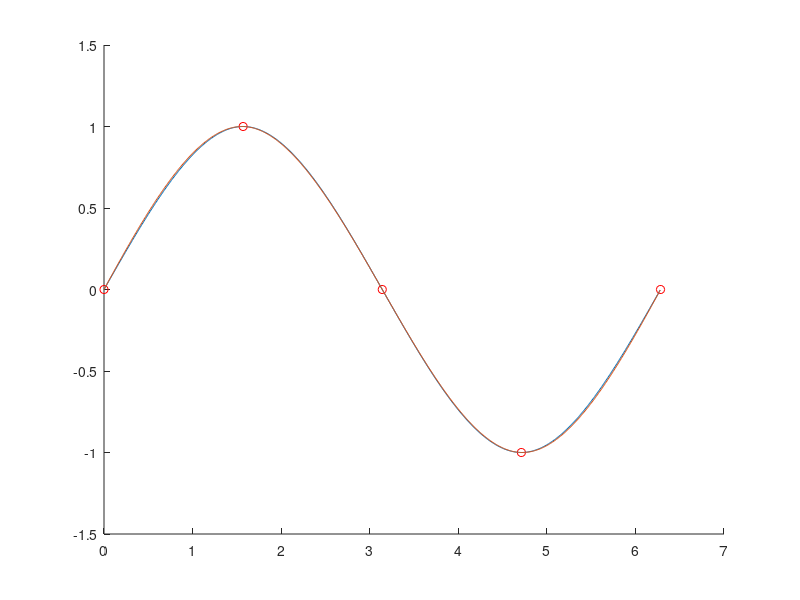

MATLAB code to generate this figure:
printf("== Exercise 1\n")


% Define the function and the nodes
f = @(x) sin(x);
x_large = 0 : 0.01 : 2*pi;
y_large = f(x_large);

x = [0, pi/2, pi, 3*pi/2, 2*pi];
y = f(x);

function_value = f(pi/4);

% Calculate the cubic natural spline
spline_natural = csape(x, f(x), 'variational');

% Calculate the cubic clamped spline
d0 = cos(0);
dn = cos(2*pi);

clamped_value = csape(x, y, 'complete', [d0, dn]);

% To evaluate the cubic natural spline and the cubic clamped spline at the value pi/4 we use ppval

natural = fnval(spline_natural, pi/4);
clamped = fnval(clamped_value, pi/4);

% Display the results
fprintf('f(pi/4) = %f\n', function_value);
fprintf('Natural spline(pi/4) = %f\n', natural);
fprintf('Clamped spline(pi/4) = %f\n', clamped);


d = @(x) cos(x);

natural = fnval(spline_natural, x_large);
clamped = fnval(clamped_value, x_large);

% Plot the functions on the same figure
hold on

% Plot the function f(x) = sin(x)
plot(x, y, 'ro');

% Plot the cubic natural spline
plot(x_large, natural);

% Plot the cubic clamped spline
plot(x_large, clamped);



